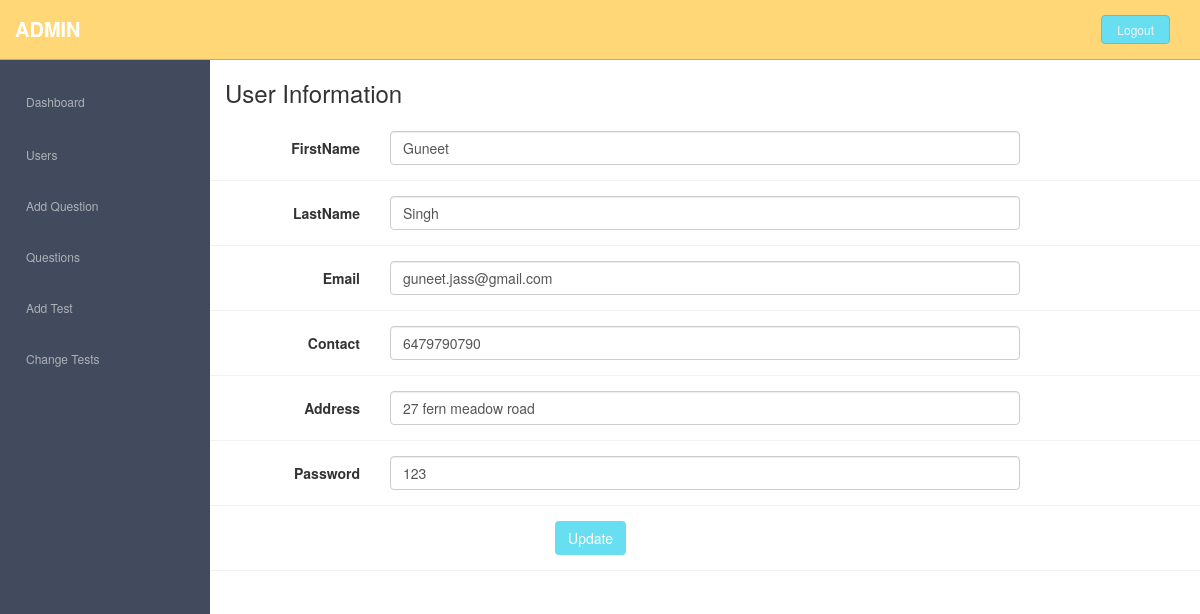
The app's page /admin/modify.php?id=1 (signed in) with its own data.
### tables this page shows
CREATE TABLE `users` (
  `user_id` int(11) NOT NULL,
  `first_name` varchar(100) NOT NULL,
  `last_name` varchar(100) NOT NULL,
  `email` varchar(100) NOT NULL,
  `contact` varchar(15) NOT NULL,
  `address` varchar(200) NOT NULL,
  `password` varchar(20) NOT NULL
);

### admin/modify.php (the view, shortened to what this page needs)
<?php
if($_SESSION['admin_id'] == ''){
 header('Location: login.php');
} else{
include('head.php');
require_once('../database.php');
$id = $_GET['id'];
$query = 'select * from users where user_id = :id';
$statement = $db->prepare($query);
$statement->bindValue(':id', $id);
$statement->execute();
$data = $statement->fetch();
}
?>
  <body>
  <section id="container" >
      <?php
include('include/topbar.php');
			include('include/sidebar.php');
			?>
      <section id="main-content">
          <section class="wrapper">
          	<h3> User Information</h3>
          	<div class="row mt">
          		<div class="col-lg-12">
                  <div >
                      <form class="form-horizontal style-form" method="post" action="update.php">
                          <div class="form-group">
                              <label class="col-sm-2 col-sm-2 control-label">FirstName</label>
                              <div class="col-sm-8">
                                  <input type="text" class="form-control" name="fname" value="<?php echo $data['first_name']; ?>">
                              </div>
                          </div>
                          <div class="form-group">
                              <label class="col-sm-2 col-sm-2 control-label">LastName</label>
                              <div class="col-sm-8">
                                  <input type="text" class="form-control" name="lname" value="<?php echo $data['last_name']; ?>">
                              </div>
                          </div>
                          <div class="form-group">
                              <label class="col-sm-2 col-sm-2 control-label">Email</label>
                              <div class="col-sm-8">
                                  <input type="text" class="form-control round-form" name="email" value="<?php echo $data['email']; ?>">
                              </div>
                          </div>
                        <div class="form-group">
                              <label class="col-sm-2 col-sm-2 control-label">Contact</label>
                              <div class="col-sm-8">
                                  <input type="text" class="form-control round-form" name="no" value="<?php echo $data['contact']; ?>">
                              </div>
                          </div>
                         <div class="form-group">
                              <label class="col-sm-2 col-sm-2 control-label">Address</label>
                              <div class="col-sm-8">
                                  <input type="text" class="form-control round-form" name="add" value="<?php echo $data['address']; ?>">
                              </div>
                          </div>
                          <div class="form-group">
                              <label class="col-sm-2 col-sm-2 control-label">Password</label>
                              <div class="col-sm-8">
                                  <input type="text" class="form-control round-form" name="pass" value="<?php echo $data['password']; ?>">
                              </div>
                          </div>
						 <div class="form-group">
                              <label class="col-sm-4 col-sm-4 control-label"></label>
                              <div class="col-sm-8">
                                   <button type="submit" class="btn btn-theme" name="update" >Update</button>
                              </div>
                          </div>
                      </form>
                  </div>
          		</div>
          	</div>
		</section><! --/wrapper -->
      </section>
  </section>
  </body>
</html>

### admin/assets/css/style.css (style rules this page uses)
body { color: #797979; background: #f2f2f2; font-family: 'Ruda', sans-serif; padding: 0px !important; margin: 0px !important; font-size:13px; }
#container { width: 100%; height: 100%; }
.btn-theme { color: #fff; background-color: #68dff0; border-color: #48bcb4; }
.mt { margin-top: 25px; }
#main-content { margin-left: 210px; }
.wrapper { display: inline-block; margin-top: 60px; padding-left: 15px; padding-right: 15px; padding-bottom: 15px; padding-top: 0px; width: 100%; }
label { font-weight: 400; }
.form-horizontal.style-form .form-group { border-bottom: 1px solid #eff2f7; padding-bottom: 15px; margin-bottom: 15px; }
.round-form { border-radius: 500px; -webkit-border-radius: 500px; }
@media (min-width: 768px) { .form-horizontal .control-label { text-align: left; } }

### records on screen
users: fname "Guneet", lname "Singh", email "guneet.jass@gmail.com", no "6479790790", add "27 fern meadow road", pass "123"
